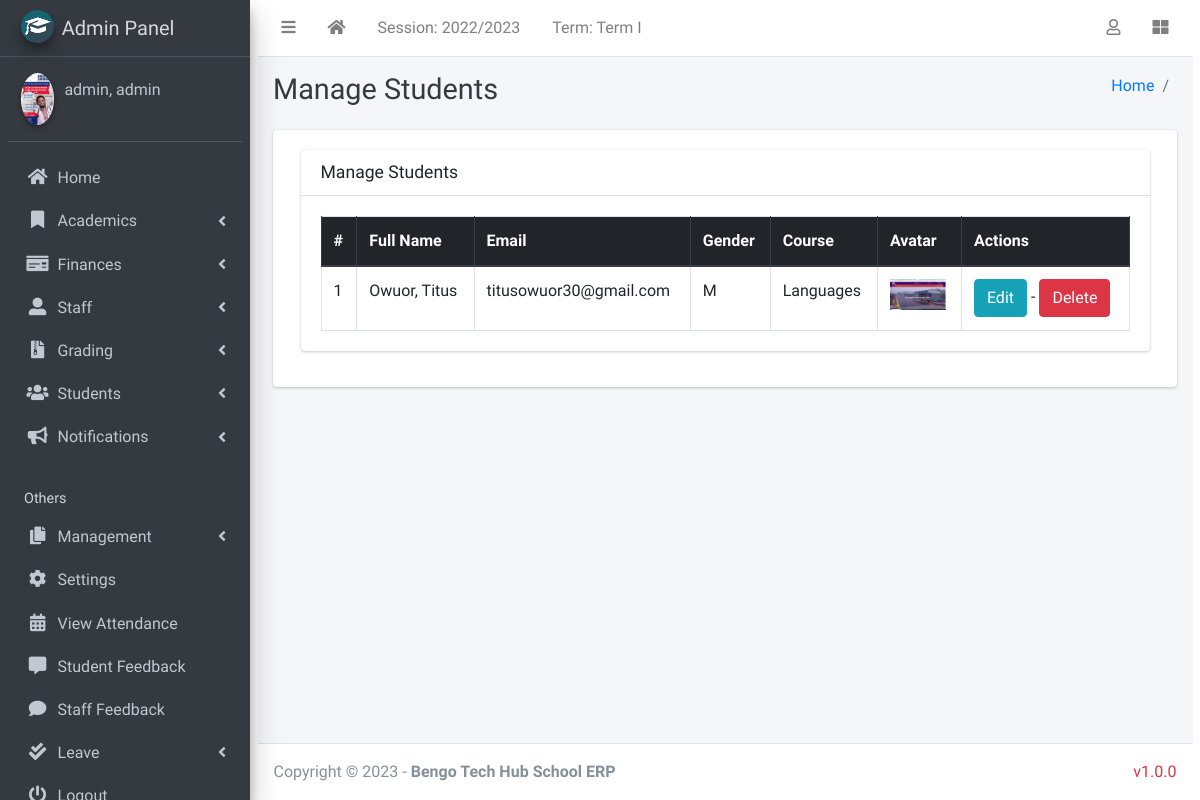
Before: /manage/student/manage/ (signed in) with the older database file.
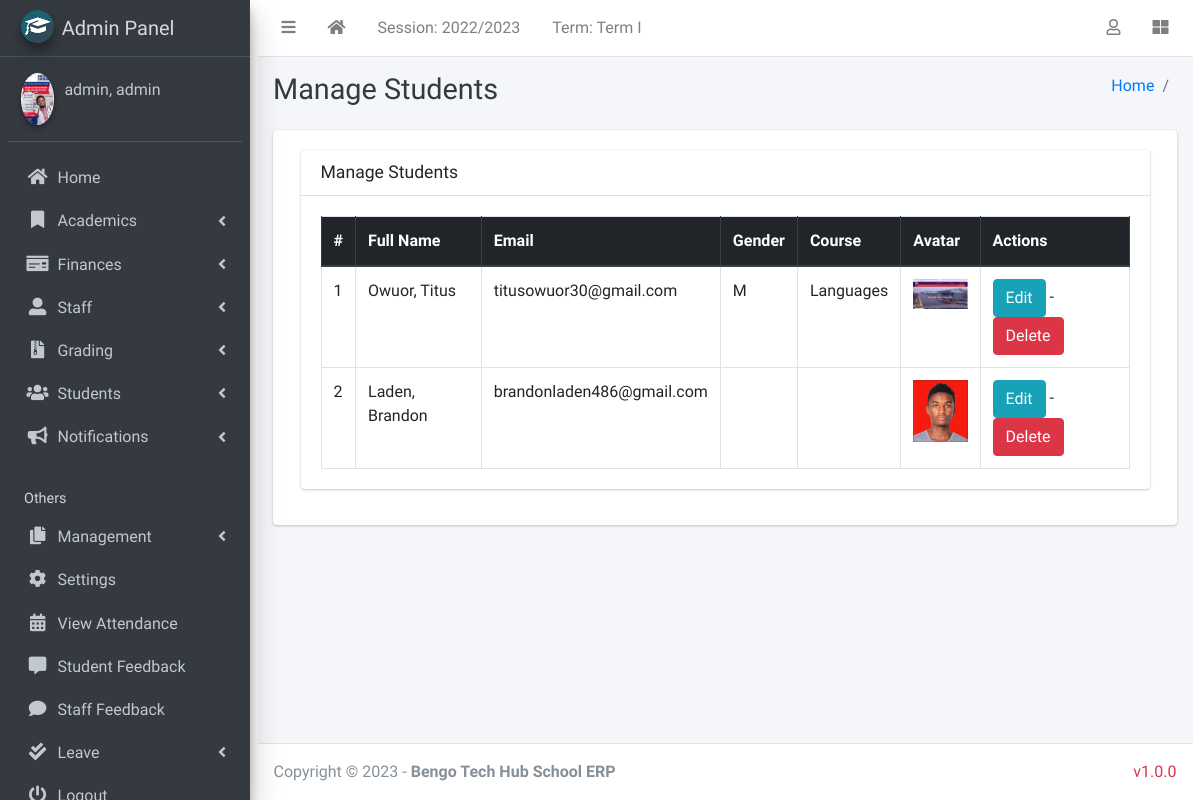
After: the same page with the newer database file.
### authman/models.py (models this page shows, shortened)
class CustomUser(AbstractUser):
    USER_TYPE = ((1, "HOD"), (2, "Staff"), (3, "Student"))
    GENDER = [("M", "Male"), ("F", "Female"), ("O", "Other")]
    username = models.CharField(max_length=150, unique=True,blank=True,null=True)
    email = models.EmailField(unique=True)
    user_type = models.CharField(default=1, choices=USER_TYPE, max_length=1)
    gender = models.CharField(max_length=1, choices=GENDER)
    profile_pic = models.ImageField()
    other_name = models.CharField(max_length=200, blank=True)
    address = models.TextField()
    fcm_token = models.TextField(default="")  # For firebase notifications
    created_at = models.DateTimeField(auto_now_add=True)
    updated_at = models.DateTimeField(auto_now=True)
    USERNAME_FIELD = "email"
    REQUIRED_FIELDS = []
    objects = CustomUserManager()
    def __str__(self):
        return self.last_name + ", " + self.first_name

class Student(models.Model):
    STATUS_CHOICES = [("active", "Active"), ("inactive", "Inactive")]
    current_status = models.CharField(
        max_length=10, choices=STATUS_CHOICES, default="active"
    )
    admin = models.OneToOneField(CustomUser, on_delete=models.CASCADE)
    registration_number = models.CharField(max_length=200, unique=True)
    date_of_birth = models.DateField(default=timezone.now)
    current_class = models.ForeignKey(
        StudentClass, on_delete=models.SET_NULL, blank=True, null=True
    )
    course = models.ForeignKey(
        Course, on_delete=models.SET_NULL, default=1, blank=True, null=True)
    session = models.ForeignKey(
        AcademicSession, on_delete=models.SET_NULL, null=True)
    date_of_admission = models.DateField(default=timezone.now)
    parent = models.ForeignKey(Parent,on_delete=models.CASCADE,related_name='students',blank=True,null=True)
    others = models.TextField(blank=True)
    passport = models.ImageField(blank=True, upload_to="students/passports/")
    class Meta:
        ordering = ["id", "current_class"]

class Course(models.Model):
    name = models.CharField(max_length=255, default='Highschool Education')
    created_at = models.DateTimeField(auto_now_add=True)
    updated_at = models.DateTimeField(auto_now=True)

### management/hod_views.py (the view)
# urls.py: path("student/manage/", hod_views.manage_student, name='manage_student'),
def manage_student(request):
    students = CustomUser.objects.filter(user_type=3)
    context = {
        'students': students,
        'page_title': 'Manage Students'
    }
    return render(request, "hod_template/manage_student.html", context)

### academics/context_processors.py (called while the page is built)
def site_defaults(request):
    current_session = AcademicSession.objects.filter(current=True).first()
    current_term = AcademicTerm.objects.filter(current=True).first()
    setup=SchoolSetup.objects.first()
    if setup !=None:
       logo=setup.logo
    else:
        logo=settings.MEDIA_URL+'school_log/default.png'
    if current_session == None:
        current_session, created = AcademicSession.objects.get_or_create(
            name=str(timezone.now().year-1)+"/"+str(timezone.now().year), current=True)
        current_term, created = AcademicTerm.objects.get_or_create(
            name='Term I', current=True)
    vals = SiteConfig.objects.all()
    contexts = {
        "current_session": current_session.name,
        "current_term": current_term.name,
        "school_logo":logo,
    }
    for val in vals:
        contexts[val.key] = val.value
    return contexts

### templates/hod_template/manage_student.html
{% extends 'management/base.html' %}
{% load static %}
{% block page_title %}{{page_title}}{% endblock page_title %}
{% block content %}
<section class="content">
    <div class="container-fluid">
        <div class="row">
            <div class="col-md-12">
                <div class="card">
                    <div class="card-header">
                        <h3 class="card-title">{{page_title}}</h3>
                    </div>
                    <div class="card-body">
                        <table id="example2" class="table table-bordered table-hover">
                            <thead class="thead-dark">
                                <tr>
                                    <th>#</th>
                                    <th>Full Name</th>
                                    <th>Email</th>
                                    <th>Gender</th>
                                    <th>Course</th>
                                    <th>Avatar</th>
                                    <th>Actions</th>
                                </tr>
                            </thead>
                            <tbody>
                                {% for student in students %}
                                <tr>
                                    <td>{{ forloop.counter }}</td>
                                    <td>{{student.last_name}}, {{student.first_name}}</td>
                                    <td>{{student.email}}</td>
                                    <td>{{student.gender}}</td>
                                    <td>{{student.student.course.name}}</td>
                                    <td>
                                        {% if student.profile_pic == ""  %}
                                        No Image
                                        {% else %}
                                        <img class="img img-fluid mb-2" height="56" width="56"
                                            src="{{student.profile_pic}}" alt="">
                                        {% endif %}
                                    </td>
                                    <td><a href="{% url 'edit_student' student.student.id %}" class="btn btn-info">Edit</a> -
                                        <a href="{% url 'delete_student' student.student.id %}" class="btn btn-danger" onclick="return confirm('Are you sure about this ?')">Delete</a>
                                    </td>
                                </tr>
                                {% endfor %}
                            </tbody>
                        </table>
                    </div>
                </div>
            </div>
        </div>
    </div>
</section>
{% endblock content %}

Changed rows visible on the page:
added CustomUser: last_name "Laden", first_name "Brandon", email "brandonladen486@gmail.com", profile_pic (picture)
